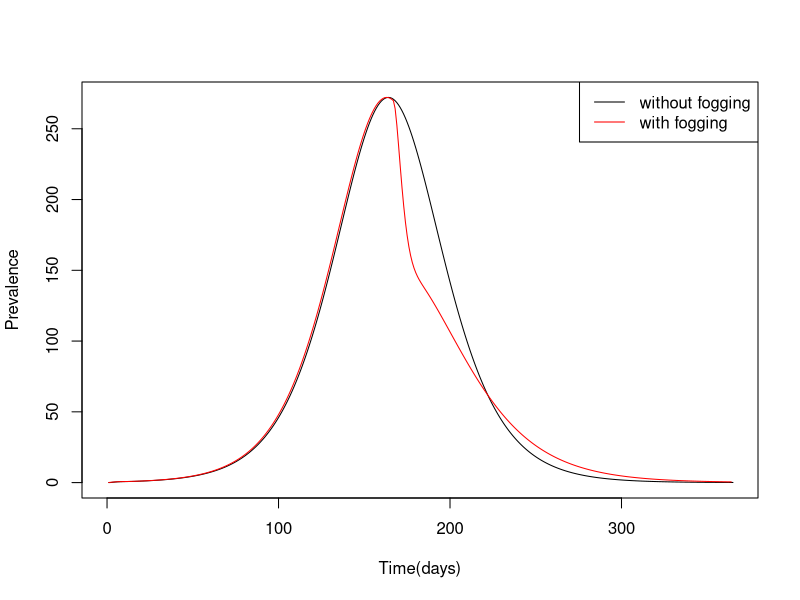

Source code (R): (Note: this script raises an error after producing the figure.)
## ---- chunk 1
library(deSolve)
library(tidyverse)
## ---- chunk 2
SIRvec <- function(t, state, parameters) {
  with(as.list(c(state, parameters)), {
    
    #Host population
    dSH = NH/TLH - SH*((cVH*IV/NH)+(1/TLH))
    dEH = SH*cVH*(IV/NH) - EH*((1/TIIT)+(1/TLH))
    dIH = EH/TIIT - IH*((1/TID)+(1/TLH))
    dRH = IH/TID - RH/TLH
    
    #Vector population
    dSV = e - SV*(cHV*(IH+IHvisit)/NH + (1/TLV))
    dEV = SV*(cHV*(IH+IHvisit)/NH) - EV*((1/TEIT)+(1/TLV))
    dIV = EV/TEIT - IV/TLV
    
    dcumi = EH/TIIT
    
    list(c(dSH,dEH,dIH,dRH,dSV,dEV,dIV,dcumi))
  })
}


# Initial states and parameters
cHV=0.375
cVH=0.75
TLH=25002.5
TLV=4
TIIT=5
TEIT=10
TID=3
e=5000

SH=10000
EH=0
IH=0
RH=0
SV=19999
EV=0
IV=1
IHvisit=0
NH=SH+EH+IH+RH
NV=SV+EV+IV

parameters = c( cHV=cHV, cVH=cVH,
                TLH=TLH, TLV=TLV,
                TIIT=TIIT, TEIT=TEIT,
                TID=TID, e=5000, IHvisit=IHvisit)

state = c(SH = SH, EH = EH, IH = IH, RH = RH, SV = SV, EV = EV, IV = IV,cumi=0)

times=1:365;

sim1=ode(times=times,func=SIRvec,y=state,parms=parameters)

#prevalence peak without fogging and cumulative incidence 
which.max(sim1[,"IH"])
tail(sim1[,"cumi"],1)

prevalence=matrix(0,364,364)
cumulated_i=matrix(0,364,364)

for (i in 2:364) {
  times1=1:i; 
  times2=i:365; 
  
  simNoCtrl=ode(times=times1,func=SIRvec,y=state,parms=parameters);
  state2=c(SH=tail(simNoCtrl[,'SH'],1),EH=tail(simNoCtrl[,'EH'],1),
           IH=tail(simNoCtrl[,'IH'],1),RH=tail(simNoCtrl[,'RH'],1),
           SV=tail(simNoCtrl[,'SV'],1)*0.4,
           EV=0.4*tail(simNoCtrl[,'EV'],1),
           IV=0.4*tail(simNoCtrl[,'IV'],1),
           cumi=tail(simNoCtrl[,'cumi'],1));
  simCtrl=ode(times=times2,func=SIRvec,y=state2,parms=parameters);
  sim=rbind(simNoCtrl[-1,],simCtrl[-1,])
  prevalence[,i]=sim[,'IH']
  cumulated_i[,i]=sim[,"cumi"]
}

# prevalence peak day with fogging and cumulative incidence 
which.min(tail(cumulated_i[,2:364],1))
min(tail(cumulated_i[,2:364],1))
# 7121.874 vs Table 2 7120. => similar


matplot(sim1[,'time'], sim1[,"IH"], type='l',xlim = c(0,365),
        lwd = 1, lty = 1, cex.main=1,
        ylab = 'Prevalence',xlab = 'Time(days)')
lines(1:364, y=prevalence[,168], type = 'l',col="red")
legend("topright",legend=c('without fogging', 'with fogging'),col=c('black', 'red'), lty=1)

## ---- chunk 3
times <- 1:365

wetseason=c(1:150);  # the days in a year that are wetseason
Term=rep(3,length(times));  # initialize a vector to store the Term
ind=(1:length(Term) %% 365) %in% wetseason  # find those days that are wetseason
Term[ind]=4; # set them to 4


# Modify SIRvec function
SIRseason <- function(time, state, parameters) {
  with(as.list(c(state, parameters)), {
    
    #TLV value changes based on time 
    TLV = Term[time]
        
    #Host population
    dSH = NH/TLH - SH*((cVH*IV/NH)+(1/TLH))
    dEH = SH*cVH*(IV/NH) - EH*((1/TIIT)+(1/TLH))
    dIH = EH/TIIT - IH*((1/TID)+(1/TLH))
    dRH = IH/TID - RH/TLH
    
    #Vector population
    dSV = e - SV*(cHV*(IH+IHvisit)/NH + (1/TLV))
    dEV = SV*(cHV*(IH+IHvisit)/NH) - EV*((1/TEIT)+(1/TLV))
    dIV = EV/TEIT - IV/TLV
    
    dcumi = EH/TIIT
    
    list(c(dSH,dEH,dIH,dRH,dSV,dEV,dIV,dcumi))
  })
}


cHV=0.375
cVH=0.75
TLH=25002.5


TIIT=5
TEIT=10
TID=3
e=5000

SH=10000
EH=0
IH=0
RH=0
SV=19999
EV=0
IV=1
IHvisit=0
NH=SH+EH+IH+RH
NV=SV+EV+IV

parameters <- c(cHV = cHV, cVH = cVH,
                TLH = TLH, TLV_wet = TLV_wet, TLV_dry = TLV_dry,TIIT = TIIT, TEIT = TEIT,TID = TID, e = 5000, IHvisit = IHvisit)

state = c(SH = SH, EH = EH, IH = IH, RH = RH, SV = SV, EV = EV, IV = IV,cumi=0)


sim2=ode(times=times,func=SIRseason,y=state,parms=parameters)

which.max(sim2[,"IH"])
tail(sim2[,"cumi"],1)

prevalence=matrix(0,364,364)
cumulated_i=matrix(0,364,364)

for (i in 2:364) {
  times1=1:i; 
  times2=i:365;
  
  simNoCtrl=ode(times=times1,func=SIRseason,y=state,parms=parameters);
  state2=c(SH=tail(simNoCtrl[,'SH'],1),EH=tail(simNoCtrl[,'EH'],1),
           IH=tail(simNoCtrl[,'IH'],1),RH=tail(simNoCtrl[,'RH'],1),
           SV=tail(simNoCtrl[,'SV'],1)*0.4,
           EV=0.4*tail(simNoCtrl[,'EV'],1),
           IV=0.4*tail(simNoCtrl[,'IV'],1),
           cumi=tail(simNoCtrl[,'cumi'],1));
  simCtrl=ode(times=times2,func=SIRseason,y=state2,parms=parameters);
  sim=rbind(simNoCtrl[-1,],simCtrl[-1,])
  
  prevalence[,i]=sim[,'IH']
  cumulated_i[,i]=sim[,"cumi"]
}

# prevalence peak day with fogging and cumulative incidence 
which.min(tail(cumulated_i[,6:364],1))
tail(cumulated_i[,59],1)

matplot(sim2[,'time'], sim2[,"IH"], type='l',xlim = c(0,365),
        lwd = 1, lty = 1, cex.main=1,
        ylab = 'Prevalence',xlab = 'Time(days)')
lines(1:364, y=prevalence[,108], type = 'l',col="red")
legend("topright",legend=c('without fogging', 'with fogging'),col=c('black', 'red'), lty=1)


## ---- chunk 4
wetseason=c(1:150);  # the days in a year that are wetseason
times=seq(1,499*365); # in day
Term=rep(3,length(times));  # initialize a vector to store the Term
ind=(1:length(Term) %% 365) %in% wetseason  # find those days that are wetseason
Term[ind]=4; # set them to 4

# Modify SIRvec function
SIRseason <- function(time, state, parameters) {
  with(as.list(c(state, parameters)), {

    #TLV value changes based on time 
    TLV = Term[time]
    
    #Host population
    dSH = NH/TLH - SH*((cVH*IV/NH)+(1/TLH))
    dEH = SH*cVH*(IV/NH) - EH*((1/TIIT)+(1/TLH))
    dIH = EH/TIIT - IH*((1/TID)+(1/TLH))
    dRH = IH/TID - RH/TLH
    
    #Vector population
    dSV = e - SV*(cHV*(IH+IHvisit)/NH + (1/TLV))
    dEV = SV*(cHV*(IH+IHvisit)/NH) - EV*((1/TEIT)+(1/TLV))
    dIV = EV/TEIT - IV/TLV
    
    dcumi = EH/TIIT
    
    list(c(dSH,dEH,dIH,dRH,dSV,dEV,dIV,dcumi))
  })
}


cHV=0.375
cVH=0.75
TLH=25002.5

TIIT=5
TEIT=10
TID=3
e=5000

SH=10000
EH=0
IH=0
RH=0
SV=19999
EV=0
IV=1
IHvisit=0.001
NH=SH+EH+IH+RH
NV=SV+EV+IV

parameters <- c(cHV = cHV, cVH = cVH,
                TLH = TLH,TIIT = TIIT, TEIT = TEIT,TID = TID, e = 5000, IHvisit = IHvisit)

state = c(SH = SH, EH = EH, IH = IH, RH = RH, SV = SV, EV = EV, IV = IV, cumi=0)

sim3=ode(times=times,func=SIRseason,y=state,parms=parameters)
plot(sim3[,"time"],sim3[,"IH"],xlab="Days",ylab="Prevalence", type = "l", ylim = c(0,3),xlim = c(498*365,499*365))

## ---- chunk 5
wetseason=c(1:150);  # the days in a year that are wetseason
times=seq(1,365); # in day
Term=rep(3,length(times));  # initialize a vector to store the Term
ind=(1:length(Term) %% 365) %in% wetseason  # find those days that are wetseason
Term[ind]=4; # set them to -1

SIRseason <- function(time, state, parameters) {
  with(as.list(c(state, parameters)), {
    
    #TLV value changes based on time 
    TLV = Term[time]
    
    #Host population
    dSH = NH/TLH - SH*((cVH*IV/NH)+(1/TLH))
    dEH = SH*cVH*(IV/NH) - EH*((1/TIIT)+(1/TLH))
    dIH = EH/TIIT - IH*((1/TID)+(1/TLH))
    dRH = IH/TID - RH/TLH
    
    #Vector population
    dSV = e - SV*(cHV*(IH+IHvisit)/NH + (1/TLV))
    dEV = SV*(cHV*(IH+IHvisit)/NH) - EV*((1/TEIT)+(1/TLV))
    dIV = EV/TEIT - IV/TLV
    
    dcumi = EH/TIIT
    
    list(c(dSH,dEH,dIH,dRH,dSV,dEV,dIV,dcumi))
  })
}



parameters <- c(cHV = cHV, cVH = cVH,
                TLH = TLH, TIIT = TIIT, TEIT = TEIT,TID = TID, e = 5000, IHvisit = IHvisit)

  state1=c(SH=tail(sim3[,'SH'],1),EH=tail(sim3[,'EH'],1),
           IH=tail(sim3[,'IH'],1),RH=tail(sim3[,'RH'],1),
           SV=tail(sim3[,'SV'],1),EV=tail(sim3[,'EV'],1),
           IV=tail(sim3[,'IV'],1),cumi=0);


sim4=ode(times=times,func=SIRseason,y=state1,parms=parameters)

#prevalence peak without fogging 
which.max(sim4[,"IH"])
#156

#cumulative incidence without fogging 
tail(sim4[,"cumi"],1)
#28.63
  
plot(sim4[,"time"],sim4[,"IH"],xlab="Days",ylab="Prevalence", type = "l", ylim = c(0,3))

#head imuunity cuculation 
herd = 1-tail(sim4[,"SH"],1)/NH
## ---- chunk 6
prevalence=matrix(0,365,364)
infected=matrix(0,365,364)
cumulated_i=matrix(0,365,364)

for (i in 2:364) {
  times1=1:i; 
  times2=i:365;

  simNoCtrl=ode(times=times1,func=SIRseason,y=state1,parms=parameters);
  state2=c(SH=tail(simNoCtrl[,'SH'],1),EH=tail(simNoCtrl[,'EH'],1),
           IH=tail(simNoCtrl[,'IH'],1),RH=tail(simNoCtrl[,'RH'],1),
           SV=tail(simNoCtrl[,'SV'],1)*0.4,
           EV=0.4*tail(simNoCtrl[,'EV'],1),
           IV=0.4*tail(simNoCtrl[,'IV'],1),
           cumi=tail(simNoCtrl[,"cumi"],1));
  simCtrl=ode(times=times2,func=SIRseason,y=state2,parms=parameters);
  sim=rbind(simNoCtrl,simCtrl[-1,])
  
  prevalence[,i]=sim[,'IH']
  infected[,i]=sim[,"RH"]+sim[,"IH"]
  cumulated_i[,i]=sim[,"cumi"]
}


which.min(tail(infected[,2:364],1))
#56 day fogging produce the least infected population
min(tail(infected[,2:364],1))
#the number of least infected = 3848.951

which.min(tail(cumulated_i[,2:364],1))
#63 day fogging produce the least infected population
min(tail(cumulated_i[,2:364],1))
#the number of least infected = 16.92

matplot(sim4[,"time"], sim4[,"IH"], type='l',
        lwd = 1, lty = 1, cex.main=1,ylim = c(0,3),
        ylab = 'Prevalence',xlab = 'Time(days)')
lines(1:365, y=prevalence[,18], type = 'l',col="red")
legend("topright",legend=c('without fogging', 'with fogging'),col=c('black', 'red'), lty=1)


## ---- chunk 7
SH=10000
EH=0
IH=0
RH=0
NH=SH+EH+IH+RH

NV=c(20000,30000,50000,80000,150000)
SV=c(19999,29999,49999,79999,149999)
IV=1
EV=RV=0

TLH=25002.5
TIIT=5
TEIT=10
e=c(5000,7500,12500,20000,37500)
TLV_dry=3
TLV_wet=4
IHvisit=0.001
TID=3
cVH=0.75
cHV=0.375


wetseason=c(1:180);  # the days in a year that are wetseason
times=seq(1,499*365); # in day
Term=rep(3,length(times));  # initialize a vector to store the Term
ind=(1:length(Term) %% 365) %in% wetseason  # find those days that are wetseason
Term[ind]=4; # set them to 4

SIRseason <- function(time, state, parameters) {
  with(as.list(c(state, parameters)), {
    
    #TLV value changes based on time 
    TLV = Term[time]
    
    #Host population
    dSH = NH/TLH - SH*((cVH*IV/NH)+(1/TLH))
    dEH = SH*cVH*(IV/NH) - EH*((1/TIIT)+(1/TLH))
    dIH = EH/TIIT - IH*((1/TID)+(1/TLH))
    dRH = IH/TID - RH/TLH
    
    #Vector population
    dSV = e - SV*(cHV*(IH+IHvisit)/NH + (1/TLV))
    dEV = SV*(cHV*(IH+IHvisit)/NH) - EV*((1/TEIT)+(1/TLV))
    dIV = EV/TEIT - IV/TLV
    
    dcumi = EH/TIIT
    
    list(c(dSH,dEH,dIH,dRH,dSV,dEV,dIV,dcumi))
  })
}

state_500=matrix(0,5,9)


for (i in 1:5) {
  parameters = c( cHV=cHV, cVH=cVH,
                TLH=TLH, TLV_wet = TLV_wet, TLV_dry = TLV_dry,
                TIIT=TIIT, TEIT=TEIT,
                TID=TID, e=e[i], IHvisit=IHvisit,NV=NV[i])

state = c(SH = SH, EH = EH, IH = IH, RH = RH, SV = SV[i], EV = EV, IV = IV,dcumi=0)

sim4=ode(times=times,func=SIRseason,y=state,parms=parameters)

state_500[i,]=tail(sim4[],1)

}

colnames(state_500)<-c("end","SH","EH","IH","RH","SV","EV","IV","cumi")
rownames(state_500)<-c("2","3","5","8","15")

herd = 1-state_500[,"SH"]/NH
## ---- chunk 8
#change wetseason
wetseason=c(1:180);
times=seq(1,365)
infected=matrix(0,365,5)
prevalence=matrix(0,365,5)
peak_without=matrix(c(2,3,5,8,15),5,2)
cumi500=matrix(c(2,3,5,8,15),5,2)

for (i in 1:5) {
  parameters <- c(cHV = cHV, cVH = cVH,
                TLH = TLH, TLV_wet = TLV_wet, TLV_dry = TLV_dry,TIIT = TIIT, TEIT = TEIT,TID = TID, e = e[i], IHvisit = IHvisit)

  state500=c(SH=state_500[i,2],EH=state_500[i,3],
           IH=state_500[i,4],RH=state_500[i,5],
           SV=state_500[i,6],EV=state_500[i,7],
           IV=state_500[i,8],cumi=0);
  
  sim500_0=ode(times=times,func=SIRseason,y=state500,parms=parameters)
  prevalence[,i]=sim500_0[,'IH']
  infected[,i]=sim500_0[,"RH"]+sim500_0[,"IH"]
  peak_without[i,2]=which.max(prevalence[,i])
  cumi500[i,2]=tail(sim500_0[,'cumi'],1)
}

which.max(prevalence[,2])

## ---- chunk 9
cumulated_i=data.frame()
out=data.frame()

for (j in 1:5) {
  
  state500=c(SH=state_500[j,2],EH=state_500[j,3],
           IH=state_500[j,4],RH=state_500[j,5],
           SV=state_500[j,6],EV=state_500[j,7],
           IV=state_500[j,8],cumi=0);
  
    parameters <- c(cHV = cHV, cVH = cVH,
                TLH = TLH, TLV_wet = TLV_wet, TLV_dry = TLV_dry,TIIT = TIIT, TEIT = TEIT,TID = TID, e = e[j], IHvisit = IHvisit)
    
    cum_0=cumi500[j,2]
  
  for (i in 2:364) {
    times1=1:i; 
    times2=i:365;

  simNoCtrl=ode(times=times1,func=SIRseason,y=state500,parms=parameters);
  
  state2=c(SH=tail(simNoCtrl[,2],1),EH=tail(simNoCtrl[,3],1),
           IH=tail(simNoCtrl[,4],1),RH=tail(simNoCtrl[,5],1),
           SV=tail(simNoCtrl[,6],1)*0.4,
           EV=0.4*tail(simNoCtrl[,7],1),
           IV=0.4*tail(simNoCtrl[,8],1),
           cumi=tail(simNoCtrl[,9],1));
  
  simCtrl=ode(times=times2,func=SIRseason,y=state2,parms=parameters);
  
  sim=rbind(simNoCtrl,simCtrl[-1,])
  cumulated_i[(i-1),j]=tail(sim[,"cumi"],1)
  out[(i-1),j]=(cum_0-tail(sim[,"cumi"],1))/cum_0

  }
  
    
}

out=out %>% 
  mutate(time = 2:364) 

colnames(out)=c("2","3","5","8","15","time")

which.max(out[,5])+1
cumulated_i[75,5]
